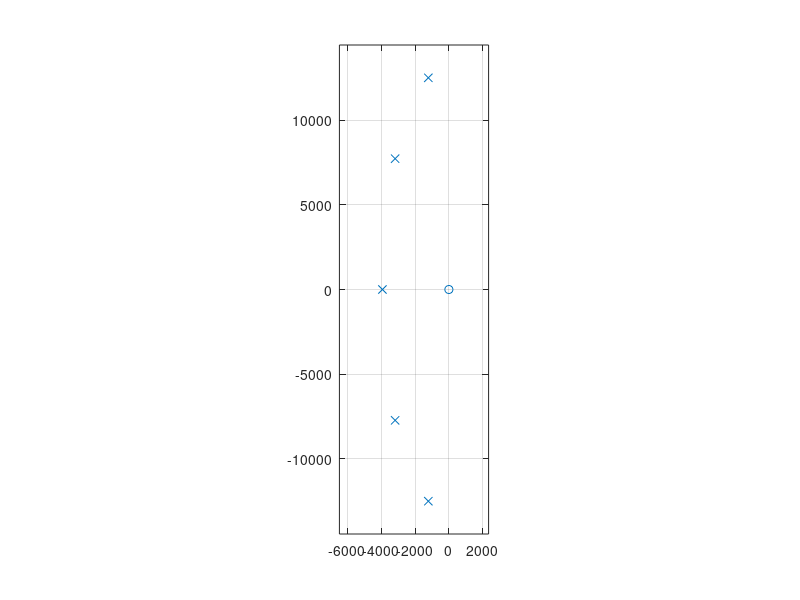

Source code (MATLAB): (Note: this script raises an error after producing the figure.)
Op = 4000*pi; Os = 6000*pi; Rp = 0.8; As = 25;
e = sqrt((10^(0.1*Rp))-1); A = 10 ^ (As/20); 
Or = Os/Op; g = sqrt((A^2 - 1)/(e^2));
N = ceil(log10(g + sqrt((g^2) - 1))/log10(Or + sqrt((Or^2) -1)));

al = 1/e + (1 + 1/e^2)^(1/2)
min = 1/2*(al^(1/N) - al^(-1/N));
maj = 1/2*(al^(1/N) + al^(-1/N));
k = (0:N-1)';
ok(:,1) = min*Op*cos((pi/2)+(2*k+1)*pi/(2*N))
ok(:,2) = maj*Op*sin((pi/2)+(2*k+1)*pi/(2*N))
p = ok(:,1) + 1i*ok(:,2)
zplane(0,p)
a = poly(p);
b = prod(p); % N is odd so K = product of poles
[db,mag,pha,w] = freqs_m(b, a, Os);

% Plot results
figure;
subplot(2,1,1);plot(db); grid; axis([0, 500, -30, 2]);
title('Log Magnitude Response'); xlabel('frequency (pi)');
ylabel('Decibels');

subplot(2,1,2); plot(pha/pi); axis([0, 500, -pi, pi]);
title('Phase Response'); grid
xlabel('frequency (pi)'); ylabel('Radians')